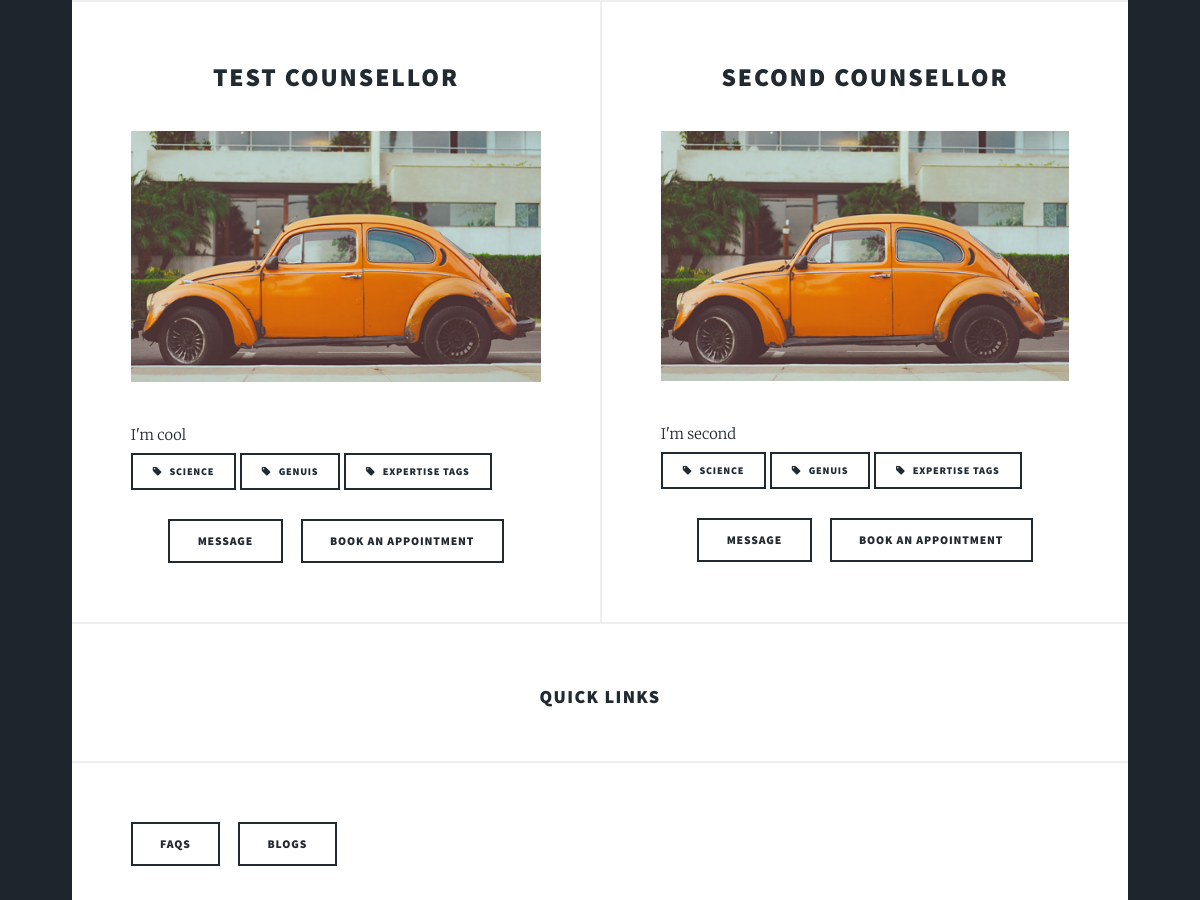
Page /talk/ (middle part) on the earlier database version.
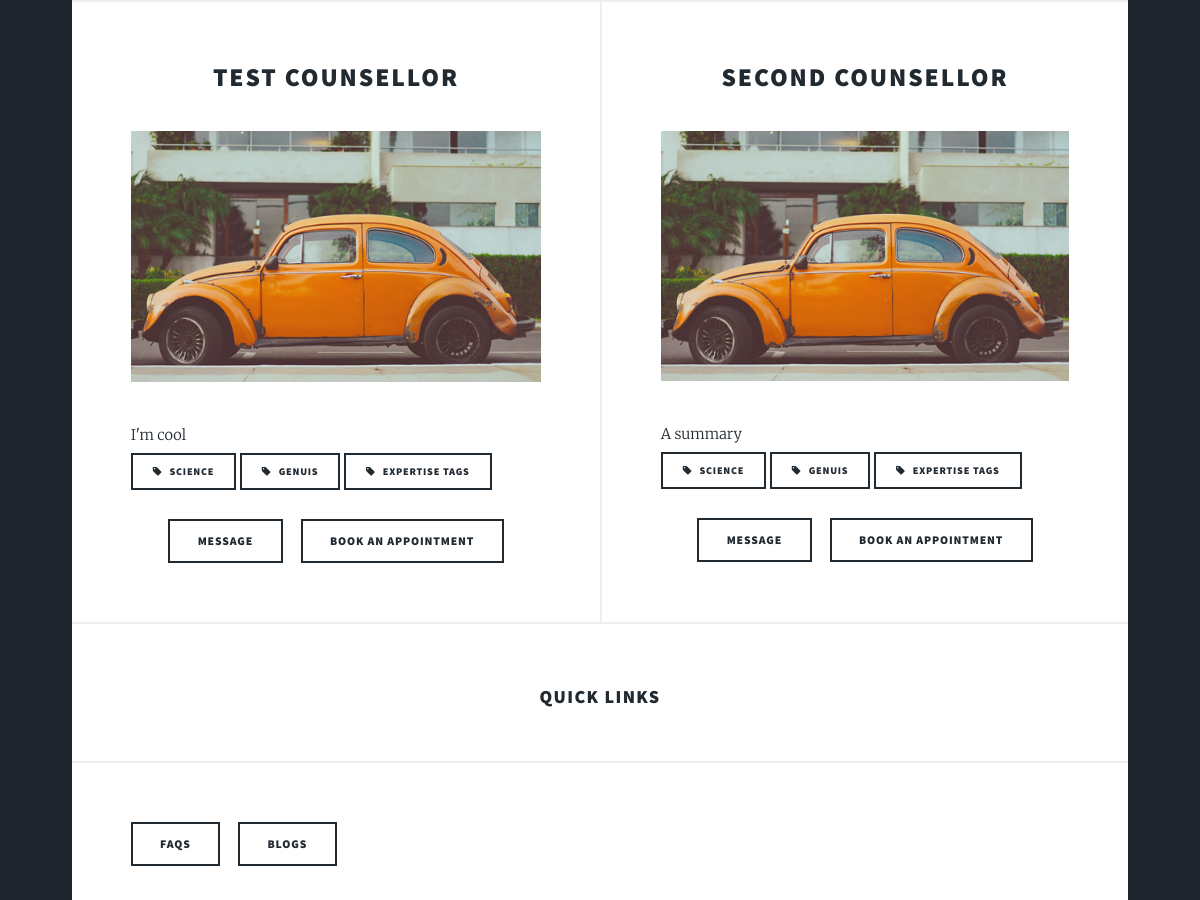
Same page on the later database version.
### client/models.py (models this page shows, shortened)
class Counsellordata(models.Model):
    User = models.OneToOneField(User,on_delete=models.SET_NULL, null=True, blank=True)
    Name = models.CharField(max_length=100)
    Gender=models.IntegerField(choices=[(0,'Male'),(1,'Female'),(2,'Other')])
    Age=models.IntegerField(blank = True,null=True)
    Profile_pic = models.FileField(blank=True,null=True)
    Email=models.EmailField()
    State=models.CharField(max_length=50,blank=True,null=True)
    City=models.CharField(max_length=50,blank=True,null=True)
    Education=models.CharField(max_length=300,blank = True,null=True)
    Expertise = models.CharField(max_length=200,blank=True,null=True)
    Summary = models.CharField(max_length=1000,blank=True,null=True)
    Consultation_start = models.TimeField(null=True,auto_now=False, auto_now_add=False)
    Consultation_end = models.TimeField(null=True,auto_now=False, auto_now_add=False)

### client/views.py (the view)
# urls.py: path('talk/',views.talk,name = "talk-to-counsellor"),
def talk(request):
    user_check = True
    if request.user.is_authenticated:
        coun = Counsellordata.objects.all().filter(User=request.user)
        if coun:
            user_check = False
            return render(request,'client/home.html',{"client":user_check})
    form = DescriptionForm()
    show = True
    if request.user.is_authenticated:
        des = Description.objects.all().filter(User=request.user)
        if des:
            show = False
    if request.method=='POST':
        form = DescriptionForm(request.POST,request.FILES)
        if form.is_valid():
            instance = form.save(commit=False)
            instance.User = request.user
            instance.save()
            form = DescriptionForm()
            context = {"form":form,"client":True,'all_counsellors': Counsellordata.objects.all(),"show":False,"message":"Saved successfully, Now please select a counsellor you would like to talk to."}
            return render(request,'client/talk_to_counsellor.html',context)
        else:
            context = {"form":form,"client":True,"show":show,'all_counsellors': Counsellordata.objects.all()}
            return render(request,'client/talk_to_counsellor.html',context)
    else:
        context = {"form":form,"client":True,"show":show,'all_counsellors': Counsellordata.objects.all()}
        return render(request,'client/talk_to_counsellor.html',context)

### client/templates/client/talk_to_counsellor.html (shortened to what this page needs)
{%extends "client/base.html"%}
 {%block content%}
	<section class="posts">
		{%for counsellor in all_counsellors%}
			<article>
				<header>
					<h2><a href="#">{{counsellor.Name}}</a></h2>
				</header>
				<a href="#" class="image fit"><img src="../../static/images/pic02.jpg" alt="" /></a>
				<p>{{counsellor.Summary}}<br>
					<a href="#" class="button small icon fa-tag">Science</a> <a href="#" class="button small icon fa-tag">Genuis</a> <a href="#" class="button small icon fa-tag">Expertise tags</a></p>
				<ul class="actions">
					<li><a href="#" class="button">Message</a></li>
					<li><a href="{%url 'book-appointment' pk=counsellor.pk %}" class="button">Book an appointment</a></li>
				</ul>
			</article>
		{%endfor%}
		</section>
{%endblock%}

### client/templates/client/base.html (shortened to what this page needs)
{% load static %}
<!DOCTYPE HTML>
<html>
	<head>
		<link rel="stylesheet" href="{%static 'client/css/main.css' %}" />
	</head>
	<body class="is-loading">
	<div id="wrapper" class="fade-in">
			<div id="main">
				{% block content %}{% endblock %}
				<center><h3>Quick Links</h3></center>
				<ul class="actions">
						<li><a href="{%url 'faqs'%}" class="button">faqs</a></li>
						<li><a href="{%url 'blog'%}" class="button">Blogs</a></li>
				</ul>
			</div>
			<div id = "main"><center><h2> Contact Us </h2></center></div>
	</div>
	</body>
</html>

Differences in the rows shown:
changed Counsellordata "SECOND COUNSELLOR": Summary "I'm second" → "A summary"
